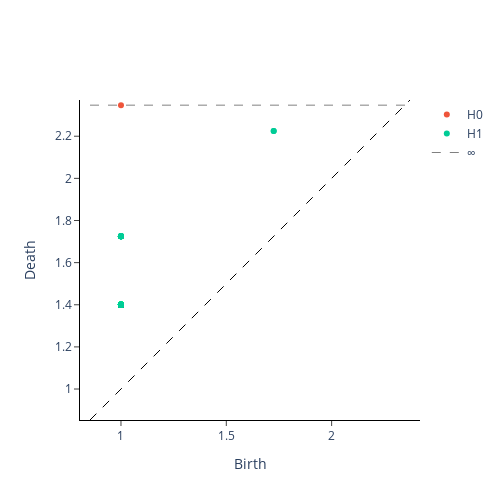

The cell this chart's notebook holds for it:
### Code cell
#TODO: try cl4 based on selected critical radii
from gtda.plotting import plot_diagram
opph=filt_lower
diagram=np.array([(birth,death,dim) for dim,(birth,death) in opph.persistence()])
plot_diagram(diagram)

### Figure 1 — Plotly figure (JSON) as saved in the notebook; plotly's stock layout.template omitted (floating-point values rounded to 4 significant figures; data arrays with more than 128 entries replaced by an {"elided": "..."} marker saying what was removed)
{"data": [{"hoverinfo": "none", "line": {"color": "black", "dash": "dash", "width": 1}, "mode": "lines", "showlegend": false, "type": "scatter", "x": [0.853, 2.372], "y": [0.853, 2.372]}, {"hoverinfo": "text", "hovertext": ["(1.0, inf)"], "mode": "markers", "name": "H0", "type": "scatter", "x": [1], "y": [2.348]}, {"hoverinfo": "text", "hovertext": {"elided": "3059 str values"}, "mode": "markers", "name": "H1", "type": "scatter", "x": {"elided": "3059 float values"}, "y": {"elided": "3059 float values"}}, {"hoverinfo": "none", "line": {"color": "black", "dash": "dash", "width": 0.5}, "mode": "lines", "name": "∞", "showlegend": true, "type": "scatter", "x": [0.853, 2.372], "y": [2.348, 2.348]}], "layout": {"height": 500, "plot_bgcolor": "white", "width": 500, "xaxis": {"autorange": false, "exponentformat": "e", "linecolor": "black", "linewidth": 1, "mirror": false, "range": [0.853, 2.372], "showexponent": "all", "showline": true, "side": "bottom", "ticks": "outside", "title": {"text": "Birth"}, "type": "linear", "zeroline": true}, "yaxis": {"autorange": false, "exponentformat": "e", "linecolor": "black", "linewidth": 1, "mirror": false, "range": [0.853, 2.372], "scaleanchor": "x", "scaleratio": 1, "showexponent": "all", "showline": true, "side": "left", "ticks": "outside", "title": {"text": "Death"}, "type": "linear", "zeroline": true}}}
